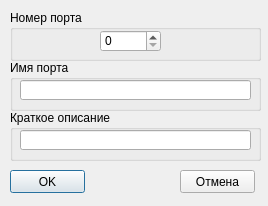
<?xml version="1.0" encoding="UTF-8"?>
<ui version="4.0">
 <class>newPortDialog</class>
 <widget class="QDialog" name="newPortDialog">
  <property name="geometry">
   <rect>
    <x>0</x>
    <y>0</y>
    <width>268</width>
    <height>206</height>
   </rect>
  </property>
  <property name="windowTitle">
   <string>Dialog</string>
  </property>
  <widget class="QGroupBox" name="groupBox">
   <property name="geometry">
    <rect>
     <x>10</x>
     <y>60</y>
     <width>251</width>
     <height>51</height>
    </rect>
   </property>
   <property name="title">
    <string>Имя порта</string>
   </property>
   <widget class="QLineEdit" name="lineEdit">
    <property name="geometry">
     <rect>
      <x>10</x>
      <y>20</y>
      <width>231</width>
      <height>20</height>
     </rect>
    </property>
   </widget>
  </widget>
  <widget class="QGroupBox" name="groupBox_2">
   <property name="geometry">
    <rect>
     <x>10</x>
     <y>110</y>
     <width>251</width>
     <height>51</height>
    </rect>
   </property>
   <property name="title">
    <string>Краткое описание</string>
   </property>
   <widget class="QLineEdit" name="lineEdit_2">
    <property name="geometry">
     <rect>
      <x>10</x>
      <y>20</y>
      <width>231</width>
      <height>20</height>
     </rect>
    </property>
   </widget>
  </widget>
  <widget class="QGroupBox" name="groupBox_3">
   <property name="geometry">
    <rect>
     <x>10</x>
     <y>10</y>
     <width>251</width>
     <height>51</height>
    </rect>
   </property>
   <property name="title">
    <string>Номер порта</string>
   </property>
   <widget class="QSpinBox" name="spinBox">
    <property name="geometry">
     <rect>
      <x>90</x>
      <y>20</y>
      <width>61</width>
      <height>22</height>
     </rect>
    </property>
   </widget>
  </widget>
  <widget class="QPushButton" name="pushButton">
   <property name="geometry">
    <rect>
     <x>10</x>
     <y>170</y>
     <width>75</width>
     <height>23</height>
    </rect>
   </property>
   <property name="text">
    <string>OK</string>
   </property>
  </widget>
  <widget class="QPushButton" name="pushButton_2">
   <property name="geometry">
    <rect>
     <x>180</x>
     <y>170</y>
     <width>75</width>
     <height>23</height>
    </rect>
   </property>
   <property name="text">
    <string>Отмена</string>
   </property>
  </widget>
 </widget>
 <resources/>
 <connections/>
</ui>
